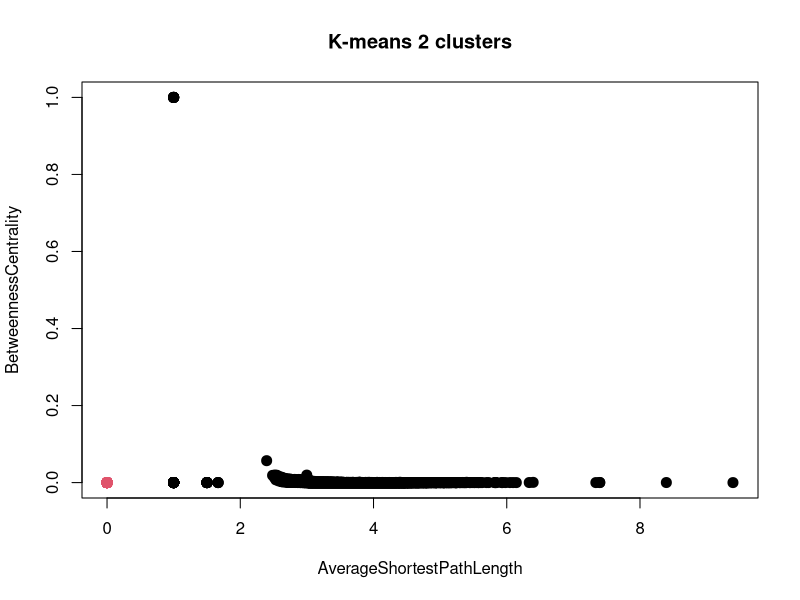

Write the R code that produced this figure.
setwd("/Users/beaunorgeot/bmi206/BMI206class/DiseaseDiseaseBMI206")
netdf = read.csv("interactomeNodeTable.csv")
summary(netdf)
# NumberOfUndirectedEdges is an empty column
# PartnerOfMultiEdgedNodePairs is an empty column
# selected is false for all observations

#can consider starting with just 2 clusters, assumming that genes are either targets or not targets
# and further assuming that the features that explain "targetness" are described by networkNode statisitcs

#library(NbClust)
set.seed(1234)

library(dplyr)
#remove empty cols
netdf = netdf %>% select(-c(NumberOfUndirectedEdges,PartnerOfMultiEdgedNodePairs,selected,SUID))
# convert isSingleNode from boolean to binary
netdfClean = netdf %>% mutate(IsSingleNode = ifelse(IsSingleNode == "false",0,1))

#nc <- NbClust(netdfClean, min.nc=2, max.nc=15, method="kmeans")
#fails: The TSS matrix is indefinite. There must be too many missing values. The index cannot be calculated.
#summary(netdfClean)
#no NAs & no negatives
#check if any infinite values
#any( sapply(netdfClean, is.infinite) ) #nothing is infinite. 
#netdfClean = as.matrix(netdfClean)
#nc <- NbClust(netdfClean, min.nc=2, max.nc=15, method="kmeans") #also plans
#is the matrix simply too big?
#netSmall = netdfClean[1:20,]
#ncSmall <- NbClust(netSmall, min.nc=2, max.nc=15, method="kmeans") #size isn't the issue
#this sucks, trying a different package

library(stats)
#kmeans(x, centers, iter.max = 10, nstart = 1, algorithm = c("Hartigan-Wong", "Lloyd", "Forgy","MacQueen"), trace=FALSE)
netdfClean = as.matrix(netdfClean)
# Brief note of concern: Nothing in my data has been centered/scaled
km.out <- kmeans(netdfClean,centers=2,iter.max=5,nstart=25)
#look at cluster assignments
km.out$cluster
summary(km.out)
#plot
plot(netdfClean,col=(km.out$cluster),main = "K-means 2 clusters", pch=20,cex=2)
# this gives me Betweeness centrality vs averageShortestPathLength. How would I view highly dimensional data?

#split the clusters
#group1 = netdfClean[km.out$cluster == 1]
#group2 = netdfClean[km.out$cluster == 2]
#length(group1) #945
#length(group2) #200995
#this is cool, huge imbalance.
dim(netdfClean) #13460 x 15
# WAIT, there were only 13460 observations, where are the big numbers for the groups coming from?
#you can get the size of each cluster in an easier manner
km.out$size # 13397 63 
#ratio's of size of groups and group1/group2 are identical. What's happening with the groups?

#add cluster labels as a column
combdf <- cbind(netdfClean, clusterNum = km.out$cluster)

#Daniel's data: https://raw.githubusercontent.com/dhimmel/integrate/master/compile/CbG-binding.tsv
#library(RCurl)
#data <- getURL("https://raw.githubusercontent.com/dhimmel/integrate/master/compile/CbG-binding.tsv",
 #              ssl.verifypeer=0L, followlocation=1L)
#kdTargets <- read.delim(data, sep = "\t")
# sadly, my attempt to use getURL failed. Will reinvestiage later. Just curled instead.
kdTarget = read.delim("CbG-binding.tsv", header = T)
#now just extract the entrez_gene_id column and compare that column to each group
names(kdTarget)
#Next: create dummy var "in target db". ifelse(0,1)
combdf = as.data.frame(combdf)
combdf = combdf %>% mutate(isTarget = ifelse(name %in% kdTarget$entrez_gene_id,1,0))


#compare clusters to known drug targets using a table
#assuming known drug targets = kdTargets and there is an outcome of 0 or 1 for target or not
tab = table(combdf$isTarget, combdf$clusterNum) #abcd
#oddsratio = ad/bc

#There are 2353 known target genes in cluster 1 and 16 in cluster 2
# there are 11044 non-targets in cluster 1 and 47 in cluster 2.
#13397 63 
#ratios of known targets per cluster: probably nothing interesting here
kt1 = 2353/13397 #0.1756363
kt2 = 16/63 #0.2539683 

#create a vector for each cluster with labels for whether each gene is a known target
group1 = combdf %>% filter(clusterNum == 1) %>% select(isTarget)
group2 = combdf %>% filter(clusterNum == 2) %>% select(isTarget)
#perform a chi-square on the vectors to determine if there is a
chisq.test(tab) #p-value = 0.1435
#perform oddsratio
fisher.test(tab) #odds ratio 1.597748
#oddsratio = ad/bc for col1: odds of being a 0 (known target) are a/c, for col2 odds of being a 0 (known target) are b/d
# odds of being in b/d is 1.6 times greater
# for row 0, odds of being in group1 is a/b
# for row1, odds of bieng in group1 is c/d


#todo
#1.split into 2 or 3 groups (good targets, bad targets, average)
#2.for earch group, do boolean for whether a gene is a known target or not (make sure using same gene
# id system)
#3. do a t-test comparing the 2 groups. do we keep the nullH that membership to a specific cluster
# does not make the gene more likely to be a target? Or do we reject the null (alt hyp is that membership matters)
# 4. Deal w/fact that data values might be on different scales..